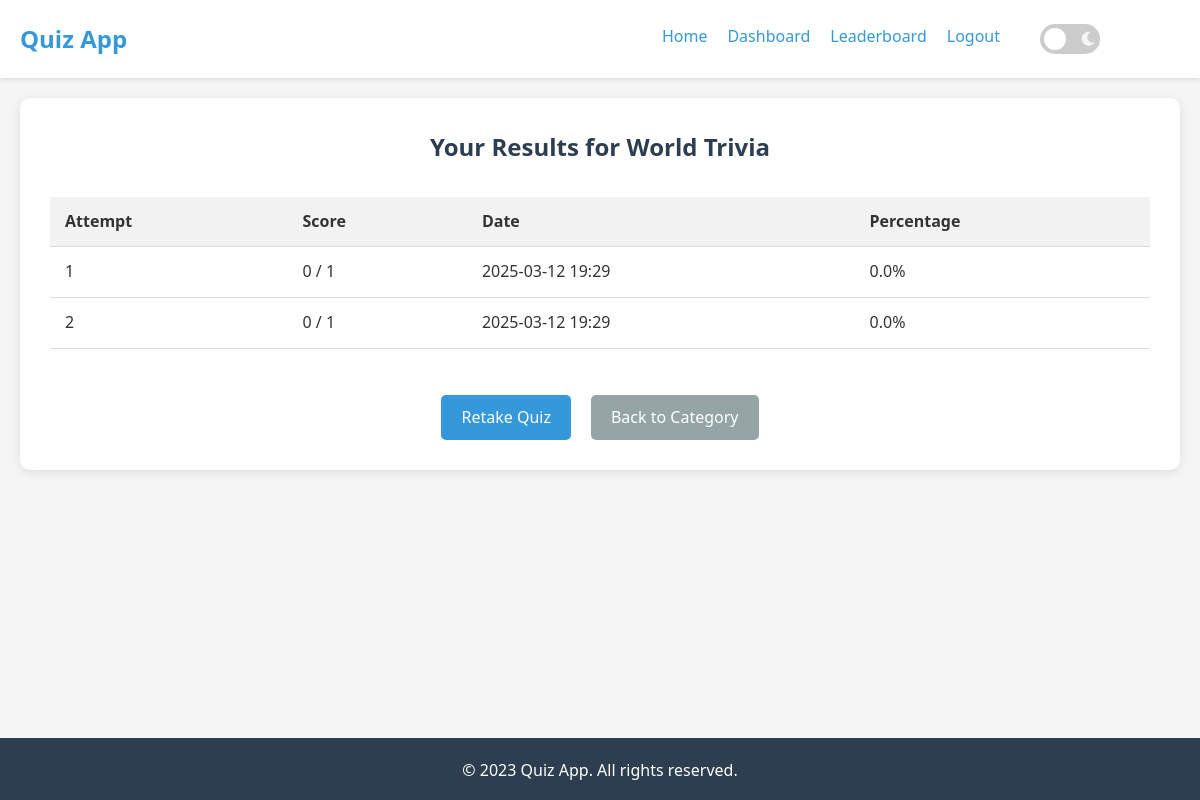
/results/2 (signed in), run on the app's committed database.
### app.py (models this page shows)
class Quiz(db.Model):
    id = db.Column(db.Integer, primary_key=True)
    title = db.Column(db.String(100), nullable=False)
    category_id = db.Column(db.Integer, db.ForeignKey('category.id'), nullable=False)
    questions = db.relationship('Question', backref='quiz', lazy=True)

class Score(db.Model):
    id = db.Column(db.Integer, primary_key=True)
    user_id = db.Column(db.Integer, db.ForeignKey('user.id'), nullable=False)
    quiz_id = db.Column(db.Integer, db.ForeignKey('quiz.id'), nullable=False)
    score = db.Column(db.Integer, nullable=False)
    date = db.Column(db.DateTime, default=datetime.utcnow)
    quiz = db.relationship('Quiz')

### app.py (the view)
@app.route('/results/<int:quiz_id>')
@login_required
def quiz_results(quiz_id):
    quiz = Quiz.query.get_or_404(quiz_id)
    user_scores = Score.query.filter_by(user_id=current_user.id, quiz_id=quiz_id).order_by(Score.date.desc()).all()
    total_questions = Question.query.filter_by(quiz_id=quiz_id).count()
    return render_template('results.html', quiz=quiz, scores=user_scores, total_questions=total_questions)

### app.py (called while the page is built)
@login_manager.user_loader
def load_user(user_id):
    return User.query.get(int(user_id))

### templates/results.html (shortened to what this page needs)
{% extends 'base.html' %}
{% block content %}
<section class="results-container">
    <h1>Your Results for {{ quiz.title }}</h1>
    {% if scores %}
    <div class="results-table">
        <table>
            <thead>
                <tr>
                    <th>Attempt</th>
                    <th>Score</th>
                    <th>Date</th>
                    <th>Percentage</th>
                </tr>
            </thead>
            <tbody>
                {% for score in scores %}
                <tr>
                    <td>{{ loop.index }}</td>
                    <td>{{ score.score }} / {{ total_questions }}</td>
                    <td>{{ score.date.strftime('%Y-%m-%d %H:%M') }}</td>
                    <td>{{ (score.score / total_questions * 100) | round(1) }}%</td>
                </tr>
                {% endfor %}
            </tbody>
        </table>
    </div>
    <div class="quiz-actions">
        <a href="{{ url_for('quiz', quiz_id=quiz.id) }}" class="btn">Retake Quiz</a>
        <a href="{{ url_for('category', category_id=quiz.category_id) }}" class="btn btn-secondary">Back to Category</a>
    </div>
    {% else %}
    <p>You haven't taken this quiz yet.</p>
    <div class="quiz-actions">
        <a href="{{ url_for('quiz', quiz_id=quiz.id) }}" class="btn">Take Quiz</a>
        <a href="{{ url_for('category', category_id=quiz.category_id) }}" class="btn btn-secondary">Back to Category</a>
    </div>
    {% endif %}
</section>
{% endblock %}

### static/css/style.css (style rules this page uses)
* { margin: 0; padding: 0; box-sizing: border-box; }
body { font-family: 'Segoe UI', Tahoma, Geneva, Verdana, sans-serif; line-height: 1.6; color: #333; background-color: #f5f5f5; }
a { text-decoration: none; color: #3498db; }
.btn { display: inline-block; background-color: #3498db; color: white; padding: 10px 20px; border-radius: 5px; cursor: pointer; transition: background-color 0.3s; }
.btn-secondary { background-color: #95a5a6; }
.results-container { background-color: white; padding: 30px; border-radius: 10px; box-shadow: 0 2px 10px rgba(0, 0, 0, 0.1); }
.results-container h1 { margin-bottom: 30px; color: #2c3e50; text-align: center; }
.results-table { overflow-x: auto; margin-bottom: 30px; }
.results-table table { width: 100%; border-collapse: collapse; }
.results-table th, .results-table td { padding: 12px 15px; text-align: left; border-bottom: 1px solid #ddd; }
.results-table th { background-color: #f2f2f2; font-weight: bold; }
.quiz-actions { display: flex; justify-content: center; gap: 20px; }
.btn { position: relative; overflow: hidden; }
.btn:after { content: ''; position: absolute; top: 50%; left: 50%; width: 5px; height: 5px; background: rgba(255, 255, 255, 0.5); opacity: 0; border-radius: 100%; transform: scale(1, 1) translate(-50%); transform-origin: 50% 50%; }

### data on the page
Quiz: title "World Trivia"
Score: score "0", user "1", date "2025-03-12 19:29", (score.score/total_questions*100)|round(1) "0.0"
Score: score "0", total_questions "1", date "2025-03-12 19:29", (score.score/total_questions*100)|round(1) "0.0"
